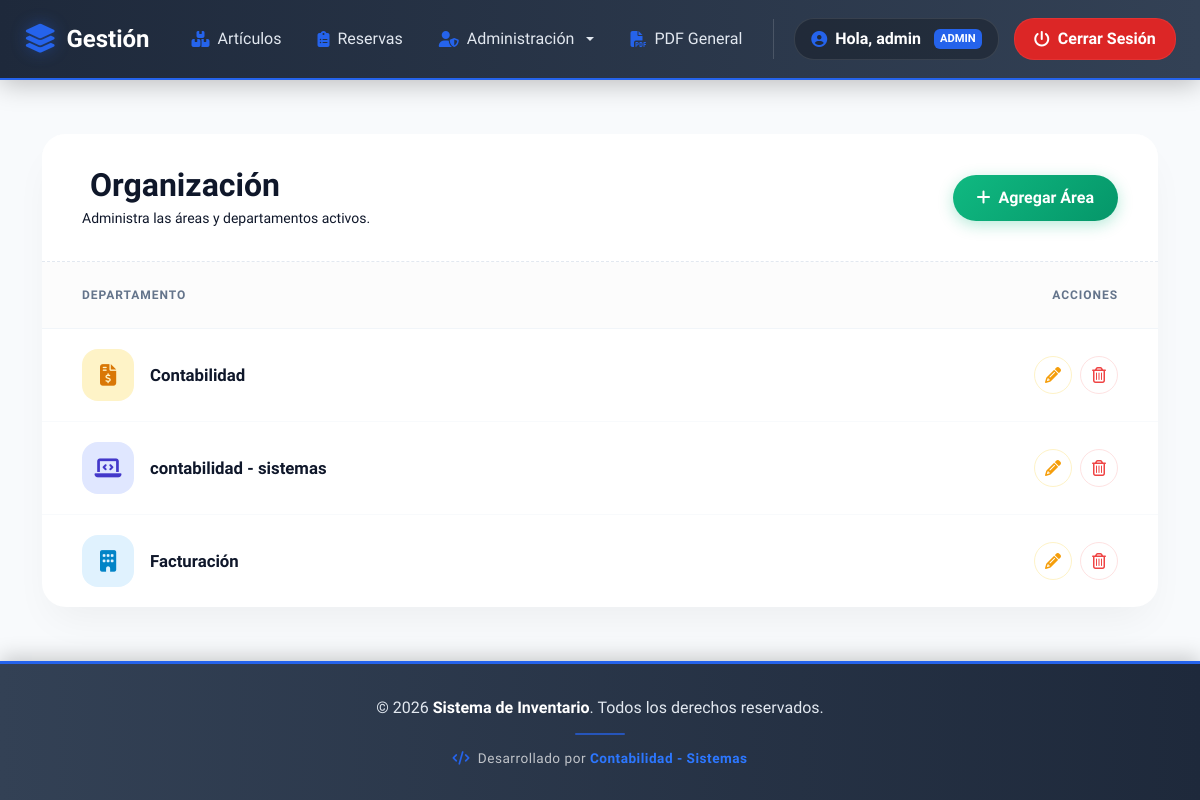
The app's page /departments.php (signed in), older data.
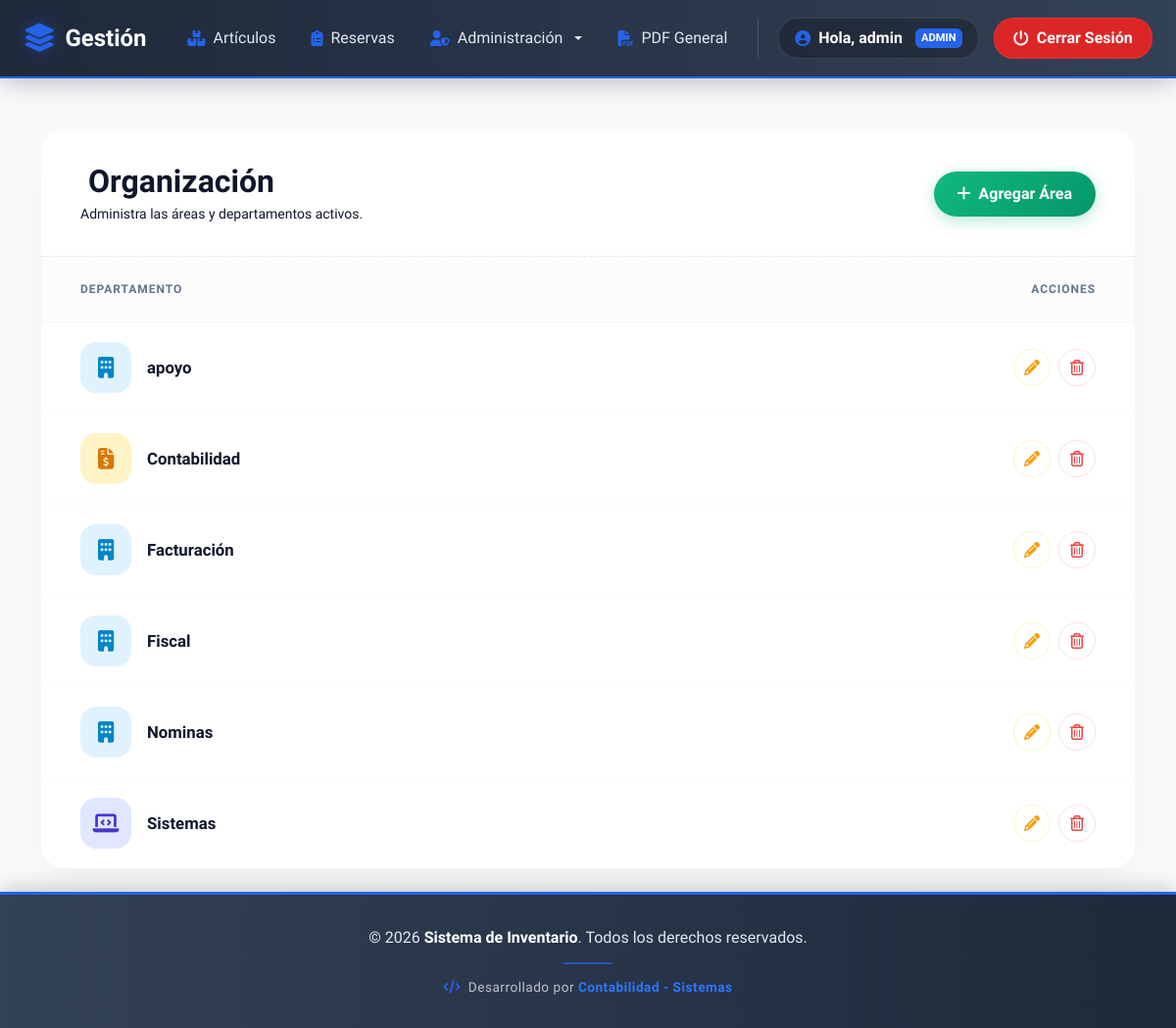
The same page, newer data.
### tables this page shows
CREATE TABLE `departments` (
  `id` int(11) NOT NULL,
  `name` varchar(255) NOT NULL
);

### config/auth.php (called while the page is built, shortened)
<?php
require_once __DIR__ . '/db.php';
function is_logged_in() {
    return isset($_SESSION['user_id']);
}
function current_user() {
    global $conn;
    $id = (int)$_SESSION['user_id'];
    $stmt = $conn->prepare("SELECT u.*, d.name as department_name FROM users u LEFT JOIN departments d ON u.department_id=d.id WHERE u.id = ?");
    $stmt->bind_param("i",$id);
    $stmt->execute();
    $res = $stmt->get_result();
    return $res->fetch_assoc();
}
?>

### public/departments.php (the view, shortened to what this page needs)
<?php
require_once __DIR__ . '/../config/auth.php';
function getDeptStyle($name) {
    $n = mb_strtolower($name, 'UTF-8');
    if (strpos($n, 'sist') !== false || strpos($n, 'tec') !== false || strpos($n, 'it') !== false || strpos($n, 'dev') !== false) {
        return ['icon' => 'fa-laptop-code', 'color' => 'bg-indigo'];
    }
    if (strpos($n, 'fin') !== false || strpos($n, 'con') !== false || strpos($n, 'adm') !== false || strpos($n, 'pag') !== false) {
        return ['icon' => 'fa-file-invoice-dollar', 'color' => 'bg-amber'];
    }
    return ['icon' => 'fa-building', 'color' => 'bg-primary-soft'];
}
?>
<!DOCTYPE html>
<html lang="es">
<head>
    <link href="https://cdn.jsdelivr.net/npm/bootstrap@5.3.3/dist/css/bootstrap.min.css" rel="stylesheet">
    <link rel="stylesheet" href="https://cdnjs.cloudflare.com/ajax/libs/font-awesome/6.4.0/css/all.min.css">
</head>
<body>
    <?php include("navbar.php"); ?>
    <div class="container py-4">
        <div class="card-modern">
            <div class="card-header-modern">
                <div>
                    <h2 class="fw-bold mb-1"><i class="fa-duotone fa-buildings me-2 text-primary"></i>Organización</h2>
                    <p class="text-gray mb-0 small">Administra las áreas y departamentos activos.</p>
                </div>
                <?php if(current_user()['role'] === 'admin'): ?>
                <button type="button" class="btn-add-custom" data-bs-toggle="modal" data-bs-target="#addDeptModal">
                    <i class="fa-solid fa-plus me-2"></i>Agregar Área
                </button>
                <?php endif; ?>
            </div>
            <div class="table-responsive">
                <table class="table-modern">
                    <thead>
                        <tr>
                            <th>Departamento</th>
                            <?php if(current_user()['role'] === 'admin'): ?>
                            <th class="text-end">Acciones</th>
                            <?php endif; ?>
                        </tr>
                    </thead>
                    <tbody>
                        <?php
                $result = $conn->query("SELECT * FROM departments ORDER BY name");
                if ($result && $result->num_rows > 0):
                    while ($row = $result->fetch_assoc()):
                        $id = (int)$row['id'];
                        $name = htmlspecialchars($row["name"]);
                        $style = getDeptStyle($name);
                ?>
                        <tr class="dept-row">
                            <td>
                                <div class="d-flex align-items-center">
                                    <div class="icon-box me-3 <?= $style['color'] ?>">
                                        <i class="fa-solid <?= $style['icon'] ?>"></i>
                                    </div>
                                    <div>
                                        <div class="dept-name-text"><?= $name ?></div>
                                    </div>
                                </div>
                            </td>
                            <?php if(current_user()['role'] === 'admin'): ?>
                            <td class="text-end">
                                <div class="btn-action-group">
                                    <button class="btn-circle btn-edit-modern" type="button" data-bs-toggle="modal"
                                        data-bs-target="#editDeptModal" data-id="<?= $id ?>" data-name="<?= $name ?>"
                                        title="Editar">
                                        <i class="fa-solid fa-pencil"></i>
                                    </button>
                                    <button class="btn-circle btn-delete-modern" type="button" data-bs-toggle="modal"
                                        data-bs-target="#deleteConfirmModal" data-id="<?= $id ?>"
                                        data-name="<?= $name ?>" title="Eliminar">
                                        <i class="fa-regular fa-trash-can"></i>
                                    </button>
                                </div>
                            </td>
                            <?php endif; ?>
                        </tr>
                        <?php endwhile;
                        endif; ?>
                    </tbody>
                </table>
            </div>
        </div>
    </div>
    <?php include("footer.php"); ?>
</body>
</html>

Row changes from the older to the newer data that the page shows:
added departments: name "apoyo"
shown differently, row unchanged: departments "Facturación": moves up the list
added departments: name "Fiscal"
added departments: name "Nominas"
changed departments: name "contabilidad - sistemas" → "Sistemas"
